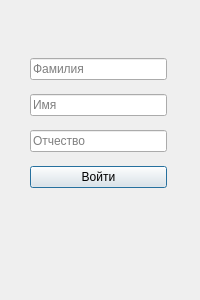
<?xml version="1.0" encoding="UTF-8"?>
<ui version="4.0">
 <class>LoginWindow</class>
 <widget class="QDialog" name="LoginWindow">
  <property name="geometry">
   <rect>
    <x>0</x>
    <y>0</y>
    <width>200</width>
    <height>300</height>
   </rect>
  </property>
  <property name="minimumSize">
   <size>
    <width>200</width>
    <height>300</height>
   </size>
  </property>
  <property name="maximumSize">
   <size>
    <width>200</width>
    <height>300</height>
   </size>
  </property>
  <property name="windowTitle">
   <string/>
  </property>
  <widget class="QWidget" name="layoutWidget">
   <property name="geometry">
    <rect>
     <x>30</x>
     <y>50</y>
     <width>137</width>
     <height>150</height>
    </rect>
   </property>
   <layout class="QVBoxLayout" name="verticalLayout">
    <item>
     <widget class="QLineEdit" name="surnameLineEdit">
      <property name="placeholderText">
       <string>Фамилия</string>
      </property>
     </widget>
    </item>
    <item>
     <widget class="QLineEdit" name="nameLineEdit">
      <property name="placeholderText">
       <string>Имя</string>
      </property>
     </widget>
    </item>
    <item>
     <widget class="QLineEdit" name="patronymicLineEdit">
      <property name="placeholderText">
       <string>Отчество</string>
      </property>
     </widget>
    </item>
    <item>
     <widget class="QPushButton" name="loginButton">
      <property name="text">
       <string>Войти</string>
      </property>
     </widget>
    </item>
   </layout>
  </widget>
 </widget>
 <resources/>
 <connections/>
</ui>
